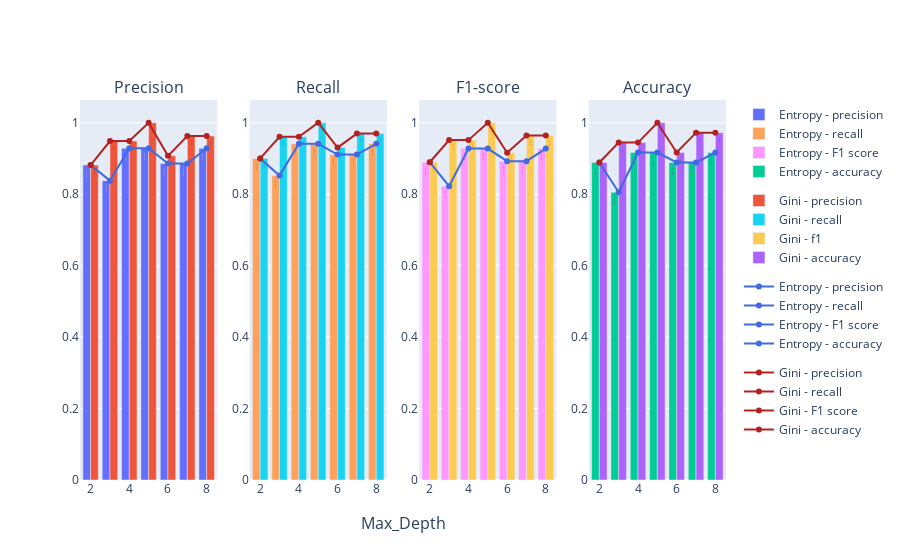

Notebook code for this chart:
### Code cell
subplot_fig = plotly.subplots.make_subplots(
    rows= 1, cols=4,
    subplot_titles=('Precision', 'Recall', 'F1-score', 'Accuracy'),
    x_title='Max_Depth'

)
subplot_fig.add_trace(entropy_precision_trace,1,1)
subplot_fig.add_trace(gini_precision_trace   ,1,1)
subplot_fig.add_trace(entropy_precision_line_trace,1,1)
subplot_fig.add_trace(   gini_precision_line_trace,1,1)

subplot_fig.add_trace(entropy_recall_trace,1,2)
subplot_fig.add_trace(gini_recall_trace   ,1,2)
subplot_fig.add_trace(entropy_recall_line_trace,1,2)
subplot_fig.add_trace(   gini_recall_line_trace,1,2)

subplot_fig.add_trace(entropy_f1_trace,1,3)
subplot_fig.add_trace(gini_f1_trace   ,1,3)
subplot_fig.add_trace(entropy_f1_line_trace,1,3)
subplot_fig.add_trace(   gini_f1_line_trace,1,3)

subplot_fig.add_trace(entropy_accuracy_trace,1,4)
subplot_fig.add_trace(gini_accuracy_trace   ,1,4)
subplot_fig.add_trace(entropy_accuracy_line_trace,1,4)
subplot_fig.add_trace(   gini_accuracy_line_trace,1,4)

subplot_fig.show()

### Figure 1 — Plotly figure (JSON) as saved in the notebook; plotly's stock layout.template omitted (floating-point values rounded to 4 significant figures)
{"data": [{"hovertemplate": "%{text} : %{y}<br>Max_depth : %{x}<extra></extra>", "legendgroup": "entropy", "name": "Entropy - precision", "text": ["Entropy - precision", "Entropy - precision", "Entropy - precision", "Entropy - precision", "Entropy - precision", "Entropy - precision", "Entropy - precision"], "type": "bar", "x": [2, 3, 4, 5, 6, 7, 8], "xaxis": "x", "y": [0.8815, 0.838, 0.9286, 0.9286, 0.886, 0.886, 0.9286], "yaxis": "y"}, {"hovertemplate": "%{text} : %{y}<br>Max_depth : %{x}<extra></extra>", "legendgroup": "gini", "name": "Gini - precision", "text": ["Gini - precision", "Gini - precision", "Gini - precision", "Gini - precision", "Gini - precision", "Gini - precision", "Gini - precision"], "type": "bar", "x": [2, 3, 4, 5, 6, 7, 8], "xaxis": "x", "y": [0.8815, 0.9487, 0.9487, 1, 0.9074, 0.963, 0.963], "yaxis": "y"}, {"hoverinfo": "none", "legendgroup": "entropy-line", "line": {"color": "royalblue"}, "name": "Entropy - precision", "type": "scatter", "x": [2, 3, 4, 5, 6, 7, 8], "xaxis": "x", "y": [0.8815, 0.838, 0.9286, 0.9286, 0.886, 0.886, 0.9286], "yaxis": "y"}, {"hoverinfo": "none", "legendgroup": "gini-line", "line": {"color": "firebrick"}, "name": "Gini - precision", "type": "scatter", "x": [2, 3, 4, 5, 6, 7, 8], "xaxis": "x", "y": [0.8815, 0.9487, 0.9487, 1, 0.9074, 0.963, 0.963], "yaxis": "y"}, {"hovertemplate": "%{text} : %{y}<br>Max_depth : %{x}<extra></extra>", "legendgroup": "entropy", "name": "Entropy - recall", "text": ["Entropy - recall", "Entropy - recall", "Entropy - recall", "Entropy - recall", "Entropy - recall", "Entropy - recall", "Entropy - recall"], "type": "bar", "x": [2, 3, 4, 5, 6, 7, 8], "xaxis": "x2", "y": [0.9002, 0.852, 0.9412, 0.9412, 0.9109, 0.9109, 0.9412], "yaxis": "y2"}, {"hovertemplate": "%{text} : %{y}<br>Max_depth : %{x}<extra></extra>", "legendgroup": "gini", "name": "Gini - recall", "text": ["Gini - recall", "Gini - recall", "Gini - recall", "Gini - recall", "Gini - recall", "Gini - recall", "Gini - recall"], "type": "bar", "x": [2, 3, 4, 5, 6, 7, 8], "xaxis": "x2", "y": [0.9002, 0.9608, 0.9608, 1, 0.9305, 0.9697, 0.9697], "yaxis": "y2"}, {"hoverinfo": "none", "legendgroup": "entropy-line", "line": {"color": "royalblue"}, "name": "Entropy - recall", "type": "scatter", "x": [2, 3, 4, 5, 6, 7, 8], "xaxis": "x2", "y": [0.9002, 0.852, 0.9412, 0.9412, 0.9109, 0.9109, 0.9412], "yaxis": "y2"}, {"hoverinfo": "none", "legendgroup": "gini-line", "line": {"color": "firebrick"}, "name": "Gini - recall", "type": "scatter", "x": [2, 3, 4, 5, 6, 7, 8], "xaxis": "x2", "y": [0.9002, 0.9608, 0.9608, 1, 0.9305, 0.9697, 0.9697], "yaxis": "y2"}, {"hovertemplate": "%{text} : %{y}<br>Max_depth : %{x}<extra></extra>", "legendgroup": "entropy", "name": "Entropy - F1 score", "text": ["Entropy - F1-score", "Entropy - F1-score", "Entropy - F1-score", "Entropy - F1-score", "Entropy - F1-score", "Entropy - F1-score", "Entropy - F1-score"], "type": "bar", "x": [2, 3, 4, 5, 6, 7, 8], "xaxis": "x3", "y": [0.8895, 0.8225, 0.9277, 0.9277, 0.8926, 0.8926, 0.9277], "yaxis": "y3"}, {"hovertemplate": "%{text} : %{y}<br>Max_depth : %{x}<extra></extra>", "legendgroup": "gini", "name": "Gini - f1", "text": ["Gini - F1-score", "Gini - F1-score", "Gini - F1-score", "Gini - F1-score", "Gini - F1-score", "Gini - F1-score", "Gini - F1-score"], "type": "bar", "x": [2, 3, 4, 5, 6, 7, 8], "xaxis": "x3", "y": [0.8895, 0.9514, 0.9514, 1, 0.9161, 0.9645, 0.9645], "yaxis": "y3"}, {"hoverinfo": "none", "legendgroup": "entropy-line", "line": {"color": "royalblue"}, "name": "Entropy - F1 score", "type": "scatter", "x": [2, 3, 4, 5, 6, 7, 8], "xaxis": "x3", "y": [0.8895, 0.8225, 0.9277, 0.9277, 0.8926, 0.8926, 0.9277], "yaxis": "y3"}, {"hoverinfo": "none", "legendgroup": "gini-line", "line": {"color": "firebrick"}, "name": "Gini - F1 score", "type": "scatter", "x": [2, 3, 4, 5, 6, 7, 8], "xaxis": "x3", "y": [0.8895, 0.9514, 0.9514, 1, 0.9161, 0.9645, 0.9645], "yaxis": "y3"}, {"hovertemplate": "%{text} : %{y}<br>Max_depth : %{x}<extra></extra>", "legendgroup": "entropy", "name": "Entropy - accuracy", "text": ["Entropy - accuracy", "Entropy - accuracy", "Entropy - accuracy", "Entropy - accuracy", "Entropy - accuracy", "Entropy - accuracy", "Entropy - accuracy"], "type": "bar", "x": [2, 3, 4, 5, 6, 7, 8], "xaxis": "x4", "y": [0.8889, 0.8056, 0.9167, 0.9167, 0.8889, 0.8889, 0.9167], "yaxis": "y4"}, {"hovertemplate": "%{text} : %{y}<br>Max_depth : %{x}<extra></extra>", "legendgroup": "gini", "name": "Gini - accuracy", "text": ["Gini - accuracy", "Gini - accuracy", "Gini - accuracy", "Gini - accuracy", "Gini - accuracy", "Gini - accuracy", "Gini - accuracy"], "type": "bar", "x": [2, 3, 4, 5, 6, 7, 8], "xaxis": "x4", "y": [0.8889, 0.9444, 0.9444, 1, 0.9167, 0.9722, 0.9722], "yaxis": "y4"}, {"hoverinfo": "none", "legendgroup": "entropy-line", "line": {"color": "royalblue"}, "name": "Entropy - accuracy", "type": "scatter", "x": [2, 3, 4, 5, 6, 7, 8], "xaxis": "x4", "y": [0.8889, 0.8056, 0.9167, 0.9167, 0.8889, 0.8889, 0.9167], "yaxis": "y4"}, {"hoverinfo": "none", "legendgroup": "gini-line", "line": {"color": "firebrick"}, "name": "Gini - accuracy", "type": "scatter", "x": [2, 3, 4, 5, 6, 7, 8], "xaxis": "x4", "y": [0.8889, 0.9444, 0.9444, 1, 0.9167, 0.9722, 0.9722], "yaxis": "y4"}], "layout": {"annotations": [{"font": {"size": 16}, "showarrow": false, "text": "Precision", "x": 0.1062, "xanchor": "center", "xref": "paper", "y": 1, "yanchor": "bottom", "yref": "paper"}, {"font": {"size": 16}, "showarrow": false, "text": "Recall", "x": 0.3688, "xanchor": "center", "xref": "paper", "y": 1, "yanchor": "bottom", "yref": "paper"}, {"font": {"size": 16}, "showarrow": false, "text": "F1-score", "x": 0.6313, "xanchor": "center", "xref": "paper", "y": 1, "yanchor": "bottom", "yref": "paper"}, {"font": {"size": 16}, "showarrow": false, "text": "Accuracy", "x": 0.8938, "xanchor": "center", "xref": "paper", "y": 1, "yanchor": "bottom", "yref": "paper"}, {"font": {"size": 16}, "showarrow": false, "text": "Max_Depth", "x": 0.5, "xanchor": "center", "xref": "paper", "y": 0, "yanchor": "top", "yref": "paper", "yshift": -30}], "xaxis": {"anchor": "y", "domain": [0, 0.2125]}, "xaxis2": {"anchor": "y2", "domain": [0.2625, 0.475]}, "xaxis3": {"anchor": "y3", "domain": [0.525, 0.7375]}, "xaxis4": {"anchor": "y4", "domain": [0.7875, 1]}, "yaxis": {"anchor": "x", "domain": [0, 1]}, "yaxis2": {"anchor": "x2", "domain": [0, 1]}, "yaxis3": {"anchor": "x3", "domain": [0, 1]}, "yaxis4": {"anchor": "x4", "domain": [0, 1]}}}
